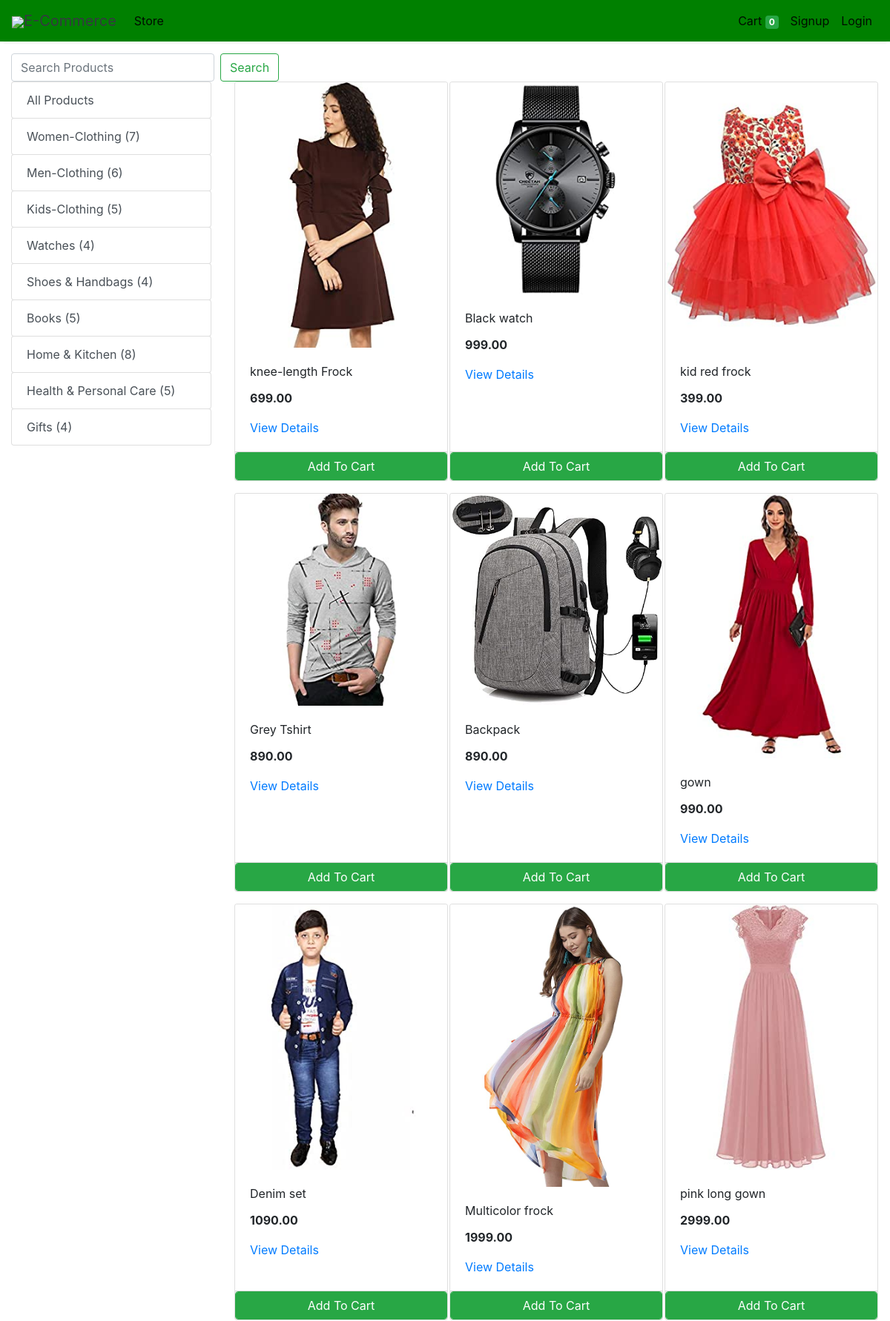
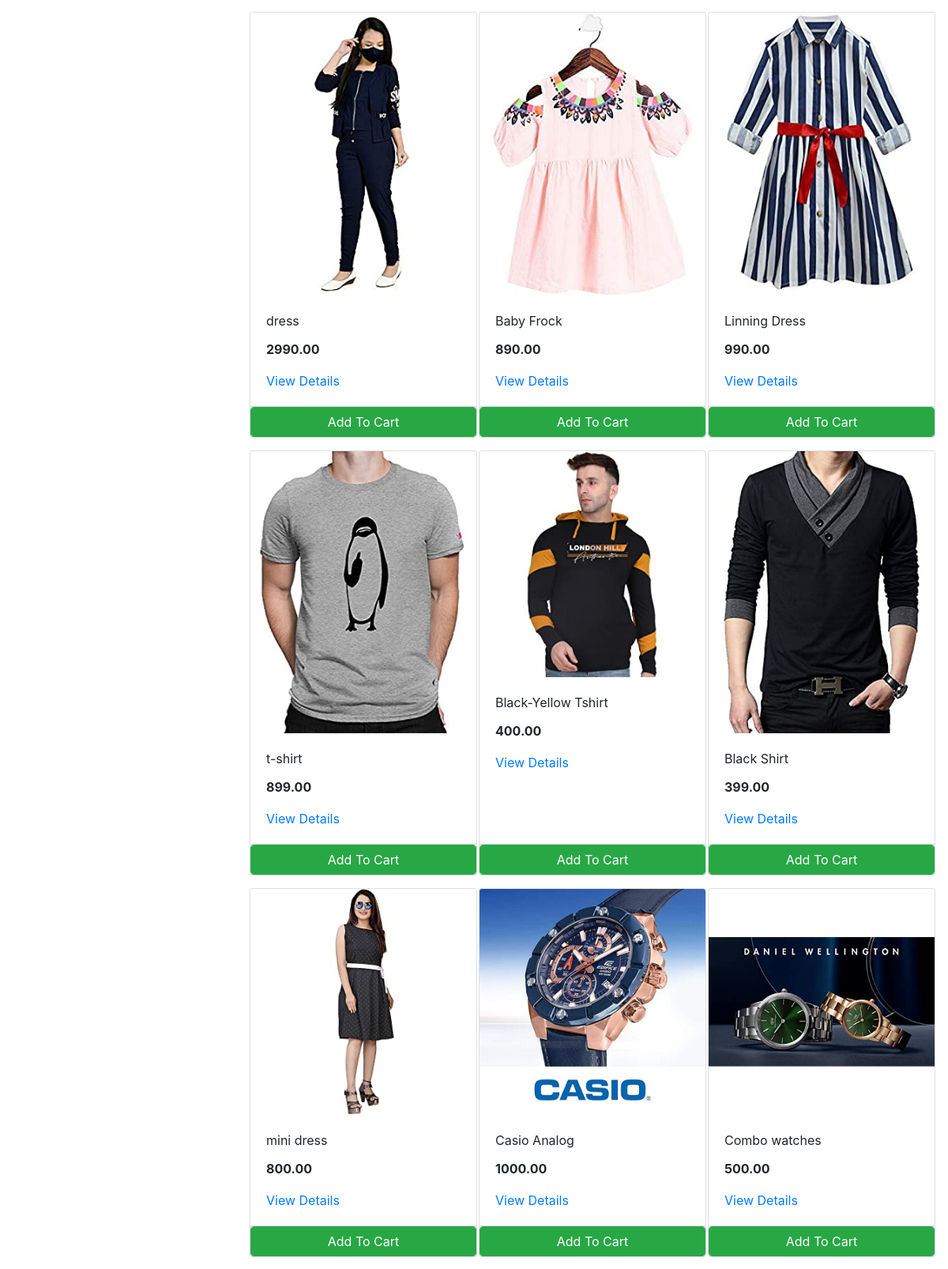
The app's page /store (upper part) with its own data (2 pictures, top to bottom).
### store/models/category.py (models this page shows, shortened)
class Category(models.Model):
    name= models.CharField(max_length=50)
    @staticmethod
    def get_all_categories():
        return Category.objects.all()

### store/models/product.py (models this page shows, shortened)
class Products(models.Model):
    name = models.CharField(max_length=60)
    price= models.IntegerField(default=0)
    category= models.ForeignKey(Category,on_delete=models.CASCADE,default=1 )
    description= models.CharField(max_length=250, default='', blank=True, null= True)
    image= models.ImageField(upload_to='uploads/products/')
    @staticmethod
    def get_all_products():
        return Products.objects.all()

### store/views/home.py (the view)
# urls.py: path('' , include('store.urls'))
def store(request):
    cart = request.session.get("cart")
    if not cart:
        request.session["cart"] = {}
    products = None
    categories = Category.get_all_categories()
    categoryID = request.GET.get("category")
    search_query = request.GET.get("search")
    if categoryID:
        products = Products.get_all_products_by_categoryid(categoryID)
    elif search_query:
        products = Products.objects.filter(name__icontains=search_query)
    else:
        products = Products.get_all_products()
    for category in categories:
        category.product_count = Products.objects.filter(category=category).count()
    data = {"products": products, "categories": categories}
    print("you are : ", request.session.get("email"))
    return render(request, "index.html", data)

### store/templatetags/cart.py (called while the page is built)
@register.filter (name='is_in_cart')
def is_in_cart(product, cart):
    keys = cart.keys ()
    for id in keys:
        if int (id) == product.id:
            return True
    return False;

### store/templates/index.html (shortened to what this page needs)
{% extends 'base.html' %} {% block content %} {% load cart %}
<div class="container-fluid mt-3">
  <div class="row">
    <div class="col-lg-12 mx-auto">
      <form action="/store" method="get" class="form-inline">
        <input
          class="form-control mr-sm-2"
          type="search"
          placeholder="Search Products"
          aria-label="Search"
          name="search"
        />
        <button class="btn btn-outline-success my-2 my-sm-0" type="submit">
          Search
        </button>
      </form>
    </div>
  </div>
  <div class="row">
    <div class="col-lg-3 mx-auto">
      <div class="list-group">
        <a
          href="/"
          class="list-group-item list-group-item-action btn btn-outline-success"
          >All Products</a
        >
        {% for category in categories %}
        <a
          href="/?category={{ category.id }}"
          class="list-group-item list-group-item-action btn btn-outline-success"
        >
          {{ category.name }} ({{ category.product_count }})
        </a>
        {% endfor %}
      </div>
    </div>
    <div id="products" class="col-lg-9 mx-auto">
      <div class="row mx-auto">
        {% for product in products %}
        <div class="card mx-auto mb-3" id="{{product.id}}" style="width: 18rem">
          <img
            class="card-img-top"
            src="{{product.image.url}}"
            alt="Card image cap"
          />
          <div class="card-body">
            <p class="card-title">{{ product.name }}</p>
            <p class="card-text"><b>{{ product.price|floatformat:2 }}</b></p>
            <a href="{% url 'item_detail' pk=product.id %}">View Details</a>
          </div>
          <div class="card-footer p-0 no-gutters">
            {% if product|is_in_cart:request.session.cart %}
            <div class="row no-gutters">
              <form action="/#{{product.id}}" class="col-2" method="post">
                {% csrf_token %}
                <input
                  hidden
                  type="text"
                  name="product"
                  value="{{product.id}}"
                />
                <input hidden type="text" name="remove" value="True" />
                <input
                  type="submit"
                  value=" - "
                  class="btn btn-block btn-success border-right"
                />
              </form>
              <div class="text-center col btn btn-success">
                {{product|cart_quantity:request.session.cart}} in Cart
              </div>
              <form action="/#{{product.id}}" class="col-2" method="post">
                {% csrf_token %}
                <input
                  hidden
                  type="text"
                  name="product"
                  value="{{product.id}}"
                />
                <input
                  type="submit"
                  value=" + "
                  class="btn btn-block btn-success border-left"
                />
              </form>
            </div>
            {% else %}
            <form action="/#{{product.id}}" method="POST" class="btn-block">
              <input
                type="submit"
                class="float-right btn btn-success form-control"
                value="Add To Cart"
              />
            </form>
            {% endif %}
          </div>
        </div>
        {% endfor %}
      </div>
    </div>
  </div>
</div>
{% endblock %}

### store/templates/base.html (shortened to what this page needs)
<!DOCTYPE html>
<html lang="en">
  <head>
    <link
      rel="stylesheet"
      href="https://maxcdn.bootstrapcdn.com/bootstrap/4.0.0/css/bootstrap.min.css"
    />
  </head>
  <body>
    <nav
      class="one-edge-shadow navbar navbar-light sticky-top navbar navbar-expand-lg text-white"
    >
      <a class="navbar-brand ms-3 text-dark" href="/">
        <link
          rel="stylesheet"
          href="https://use.fontawesome.com/releases/v5.7.0/css/all.css"
        />
        <img
          src="https://www.freepnglogos.com/uploads/shopping-cart-png/shopping-cart-svg-png-icon-download-28.png"
          style="width:50px;height:50px,color:text-light;"
        />E-Commerce</a
      >
      <div class="collapse navbar-collapse" id="navbarSupportedContent">
        <ul class="navbar-nav mr-auto">
          <li class="nav-item active">
            <a class="nav-link" href="/store"
              >Store <span class="sr-only">(current)</span></a
            >
          </li>
        </ul>
        <ul class="navbar-nav my-2 my-lg-0">
          <li class="nav-item active">
            <a class="nav-link" href="/cart"
              >Cart
              <span class="badge badge-success"
                >{{request.session.cart.keys|length}}</span
              >
              <span class="sr-only">(current)</span></a
            >
          </li>
          {% if request.session.customer %}
          <li class="nav-item active">
            <a class="nav-link" href="/orders"
              >Orders<span class="sr-only">(current)</span></a
            >
          </li>
          <li class="nav-item active">
            <a class="nav-link" href="/logout"
              >Logout<span class="sr-only">(current)</span></a
            >
          </li>
          {% else %}
          <li class="nav-item active">
            <a class="nav-link" href="/signup"
              >Signup<span class="sr-only">(current)</span></a
            >
          </li>
          <li class="nav-item active">
            <a class="nav-link" href="/login"
              >Login<span class="sr-only">(current)</span></a
            >
          </li>
          {% endif %}
        </ul>
      </div>
    </nav>
    {% block content %}{% endblock %}
  </body>
</html>

### store/templates/base.html (style rules this page uses)
nav { background-color: green; }
.one-edge-shadow { box-shadow: 0 8px 2px -5px rgb(246, 245, 245); }

### records on screen
Category: name "Women-Clothing", product_count "7"
Category: name "Men-Clothing", product_count "6"
Category: name "Kids-Clothing", product_count "5"
Category: name "Watches", product_count "4"
Category: name "Shoes & Handbags", product_count "4"
Category: name "Books", product_count "5"
Category: name "Home & Kitchen", product_count "8"
Category: name "Health & Personal Care", product_count "5"
Category: name "Gifts", product_count "4"
Products: image (picture), name "knee-length Frock", price "699.00"
Products: image (picture), name "Black watch", price "999.00"
Products: image (picture), name "kid red frock", price "399.00"
Products: image (picture), name "Grey Tshirt", price "890.00"
Products: image (picture), name "Backpack", price "890.00"
Products: image (picture), name "gown", price "990.00"
Products: image (picture), name "Denim set", price "1090.00"
Products: image (picture), name "Multicolor frock", price "1999.00"
Products: image (picture), name "pink long gown", price "2999.00"
Products: image (picture), name "dress", price "2990.00"
Products: image (picture), name "Baby Frock", price "890.00"
Products: image (picture), name "Linning Dress", price "990.00"
Products: image (picture), name "t-shirt", price "899.00"
Products: image (picture), name "Black-Yellow Tshirt", price "400.00"
Products: image (picture), name "Black Shirt", price "399.00"
Products: image (picture), name "mini dress", price "800.00"
Products: image (picture), name "Casio Analog", price "1000.00"
Products: image (picture), name "Combo watches", price "500.00"

### other values on screen
{{ request.session.cart.keys|length }} "0"
